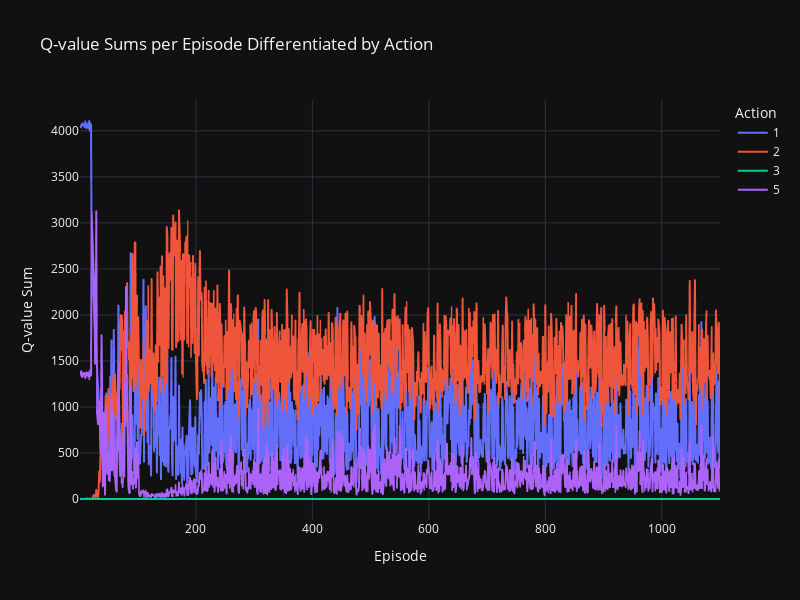

The notebook cell saved with this chart:
### Code cell
# Grouping data by episode and action to get the total sum of Q-values per action per episode
q_values_sum_grouped = actions_per_episode.groupby(['episode', 'action'])['q_values_sum'].sum().reset_index()

# Pivot the data to have each action as a separate column for easier plotting
q_values_sum_pivot = q_values_sum_grouped.pivot(index='episode', columns='action', values='q_values_sum').fillna(0)

# Create a line chart with one line for each action, showing the Q-value sum over episodes
fig = px.line(q_values_sum_pivot, 
              x=q_values_sum_pivot.index, 
              y=q_values_sum_pivot.columns,
              labels={'value': 'Q-value Sum', 'episode': 'Episode'},
              title='Q-value Sums per Episode Differentiated by Action')

# Update the layout for better visibility
fig.update_layout(
    yaxis_title='Q-value Sum',
    xaxis_title='Episode',
    legend_title_text='Action',
    hovermode="x unified", 
    width=800, 
    height=600
)

fig.show()

### Figure 1 — Plotly figure (JSON) as saved in the notebook; plotly's stock layout.template omitted (floating-point values rounded to 4 significant figures; data arrays with more than 128 entries replaced by an {"elided": "..."} marker saying what was removed)
{"data": [{"hovertemplate": "action=1<br>Episode=%{x}<br>Q-value Sum=%{y}<extra></extra>", "legendgroup": "1", "line": {"color": "#636efa", "dash": "solid"}, "marker": {"symbol": "circle"}, "mode": "lines", "name": "1", "showlegend": true, "x": {"elided": "1100 int values"}, "xaxis": "x", "y": {"elided": "1100 float values"}, "yaxis": "y", "type": "scattergl"}, {"hovertemplate": "action=2<br>Episode=%{x}<br>Q-value Sum=%{y}<extra></extra>", "legendgroup": "2", "line": {"color": "#EF553B", "dash": "solid"}, "marker": {"symbol": "circle"}, "mode": "lines", "name": "2", "showlegend": true, "x": {"elided": "1100 int values"}, "xaxis": "x", "y": {"elided": "1100 float values"}, "yaxis": "y", "type": "scattergl"}, {"hovertemplate": "action=3<br>Episode=%{x}<br>Q-value Sum=%{y}<extra></extra>", "legendgroup": "3", "line": {"color": "#00cc96", "dash": "solid"}, "marker": {"symbol": "circle"}, "mode": "lines", "name": "3", "showlegend": true, "x": {"elided": "1100 int values"}, "xaxis": "x", "y": {"elided": "1100 float values"}, "yaxis": "y", "type": "scattergl"}, {"hovertemplate": "action=5<br>Episode=%{x}<br>Q-value Sum=%{y}<extra></extra>", "legendgroup": "5", "line": {"color": "#ab63fa", "dash": "solid"}, "marker": {"symbol": "circle"}, "mode": "lines", "name": "5", "showlegend": true, "x": {"elided": "1100 int values"}, "xaxis": "x", "y": {"elided": "1100 float values"}, "yaxis": "y", "type": "scattergl"}], "layout": {"xaxis": {"anchor": "y", "domain": [0.0, 1.0], "title": {"text": "Episode"}}, "yaxis": {"anchor": "x", "domain": [0.0, 1.0], "title": {"text": "Q-value Sum"}}, "legend": {"title": {"text": "Action"}, "tracegroupgap": 0}, "title": {"text": "Q-value Sums per Episode Differentiated by Action"}, "hovermode": "x unified", "width": 800, "height": 600}}
